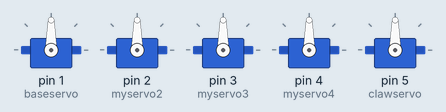
Recording of a sketch running on a simulated Arduino Uno, built with avr-gcc and run on an emulated ATmega328P. Shown: 5 × servo.

Above: at 0.05 s.
At 10.0 s:
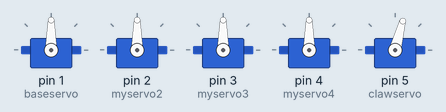
Timing chart, 0 to 13.0 s (numbered marks = the images above):
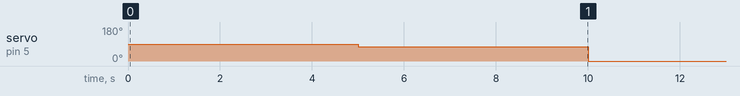

Measured:
- by itself, servo on pin 5 (clawservo): alternates 75° for 5.0 s and 0° for 5.0 s

The sketch:

Project3_claw_machine_claw_servo.ino
```cpp
#include <Servo.h>

Servo baseservo; // servo for the base of the claw machine
Servo myservo2;  // servo that is attached to the base
Servo myservo3;  // servo that is placed in the middle
Servo myservo4;  // servo holding the claw
Servo clawservo; // servo for the claw of the claw machine

unsigned long clawOpenTime = 0;
bool clawOpen = false;

void setup() {
  baseservo.attach(1);
  myservo2.attach(2);
  myservo3.attach(3);
  myservo4.attach(4);
  clawservo.attach(5);
}

void loop() {
  if (!clawOpen && millis() - clawOpenTime >= 5000) {
    clawservo.write(75); // Open the claw
    clawOpenTime = millis(); // Record the time when the claw is opened
    clawOpen = true;
  }

  if (clawOpen && millis() - clawOpenTime >= 5000) {
    clawservo.write(0); // Close the claw
    clawOpenTime = millis(); // Record the time when the claw is closed
    clawOpen = false; // Reset the flag
  }
}
```
